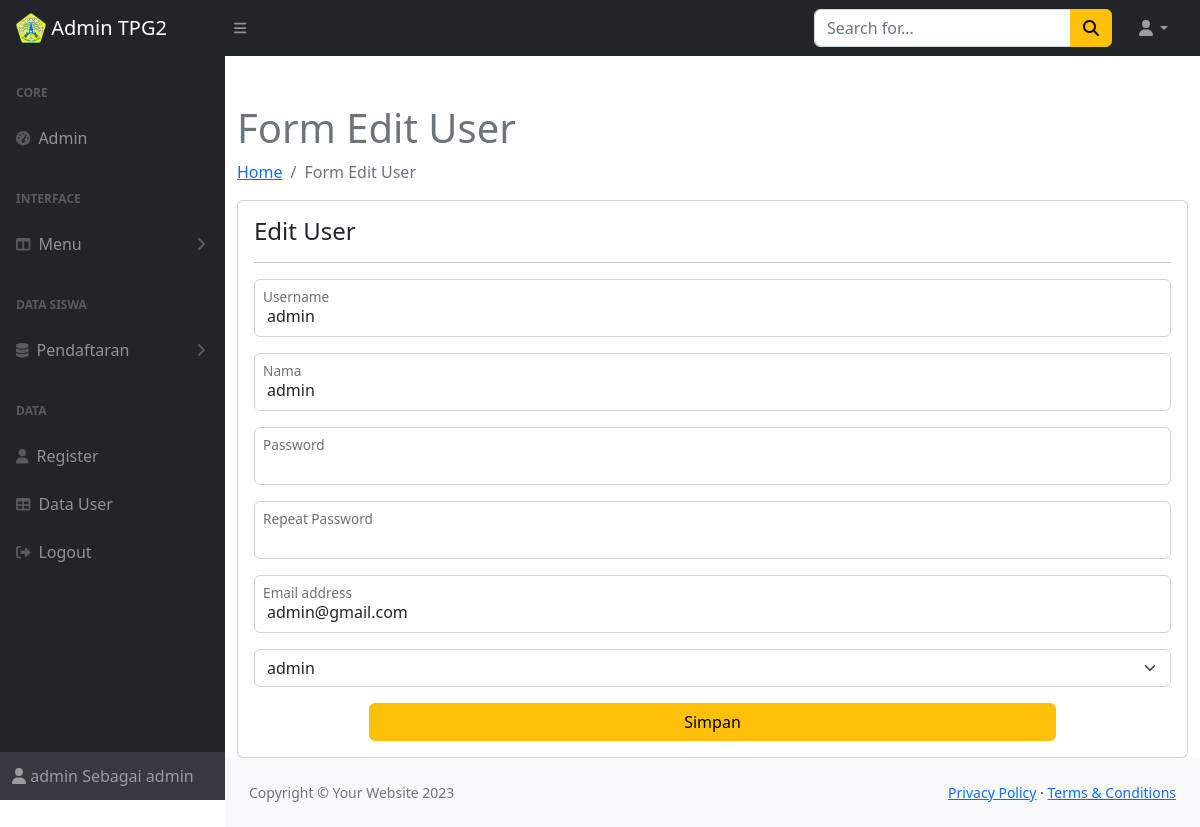
Page /admin_panel/dist/datauser_edit.php?id_user=17 (signed in) on the committed database.
### tables this page shows
CREATE TABLE `user` (
  `id_user` int(11) NOT NULL,
  `username` varchar(100) NOT NULL,
  `password` varchar(100) NOT NULL,
  `nama` varchar(50) NOT NULL,
  `email` varchar(50) NOT NULL,
  `hak_akses` varchar(30) NOT NULL
);

### admin_panel/dist/datauser_edit.php (the view, shortened to what this page needs)
<?php
include 'koneksi.php';
$data = mysqli_query($conn, "SELECT *
FROM user WHERE id_user='" . $_GET['id_user'] . "'");
$edit = mysqli_fetch_assoc($data);
?>
<!DOCTYPE html>
<html lang="en">
    <head>
        <link href="https://cdn.jsdelivr.net/npm/simple-datatables@7.1.2/dist/style.min.css" rel="stylesheet" />
        <link href="css/styles.css" rel="stylesheet" />
    </head>
    <body class="sb-nav-fixed">
        <?php include 'header.php'; ?>
            <div id="layoutSidenav_content">
                <main>
                    <div class="container mt-5">
                        <h3 class="text-secondary display-6">Form Edit User</h3>
                        <nav aria-label="breadcrumb">
                            <ol class="breadcrumb">
                                <li class="breadcrumb-item"><a href="index.php">Home</a></li>
                                <li class="breadcrumb-item active" aria-current="page">Form Edit User</li>
                            </ol>
                        </nav>
                        <div class="card">
                            <div class="card-body">
                                <h4>Edit User</h4>
                                <hr>
                                <form action="" method="POST">
                                    <div class="row">
                                        <div class="form-floating mb-3">
                                            <input type="text" name="username" class="form-control" id="username" value="<?= $edit['username']; ?>">
                                            <label class="mx-2" for="username">Username</label>
                                        </div>
                                        <div class="form-floating mb-3">
                                            <input type="text" name="nama" class="form-control" id="nm" value="<?= $edit['nama'] ?>">
                                            <label class="mx-2" for="nm">Nama</label>
                                        </div>
                                        <div class="form-floating mb-3">
                                        <input class="form-control" type="password" id="password1" name="password"/>
                                            <label class="mx-2" for="floatingPassword">Password</label>
                                        </div>
                                        <div class="form-floating mb-3">
                                            <input type="password" name="password2" class="form-control" id="rfloatingPassword">
                                            <label class="mx-2" for="rfloatingPassword">Repeat Password</label>
                                        </div>
                                        <div class="form-floating mb-3">
                                            <input type="email" name="email" class="form-control" id="floatingInput" value="<?= $edit['email']; ?>">
                                            <label class="mx-2" for="floatingInput">Email address</label>
                                        </div>
                                        <div>
                                        <select name="hak_akses" class="form-select form-select mb-3" aria-label=".form-select-lg example">
                                            <option value="admin" <?= ($edit['hak_akses'] == 'admin') ? 'selected' : '' ?>>admin</option>
                                        </select>
                                        </div>
                                    <center>
                                        <div class="col-9">
                                            <input class="btn btn-warning btn-block w-100" type="submit" name="simpan" value="Simpan">
                                        </div>
                                    </center>
                                    </div>
                                </form>
                            </div>
                        </div>
                    </div>
                </main>
            <?php include 'footer.php'; ?>
            </div>
        </div>
    </body>
</html>

### rows in the picture
user: username "admin", nama "admin", email "admin@gmail.com", hak_akses "admin"

### other values in the picture
$_SESSION['nama'] "admin"
$_SESSION['hak_akses'] "admin"
